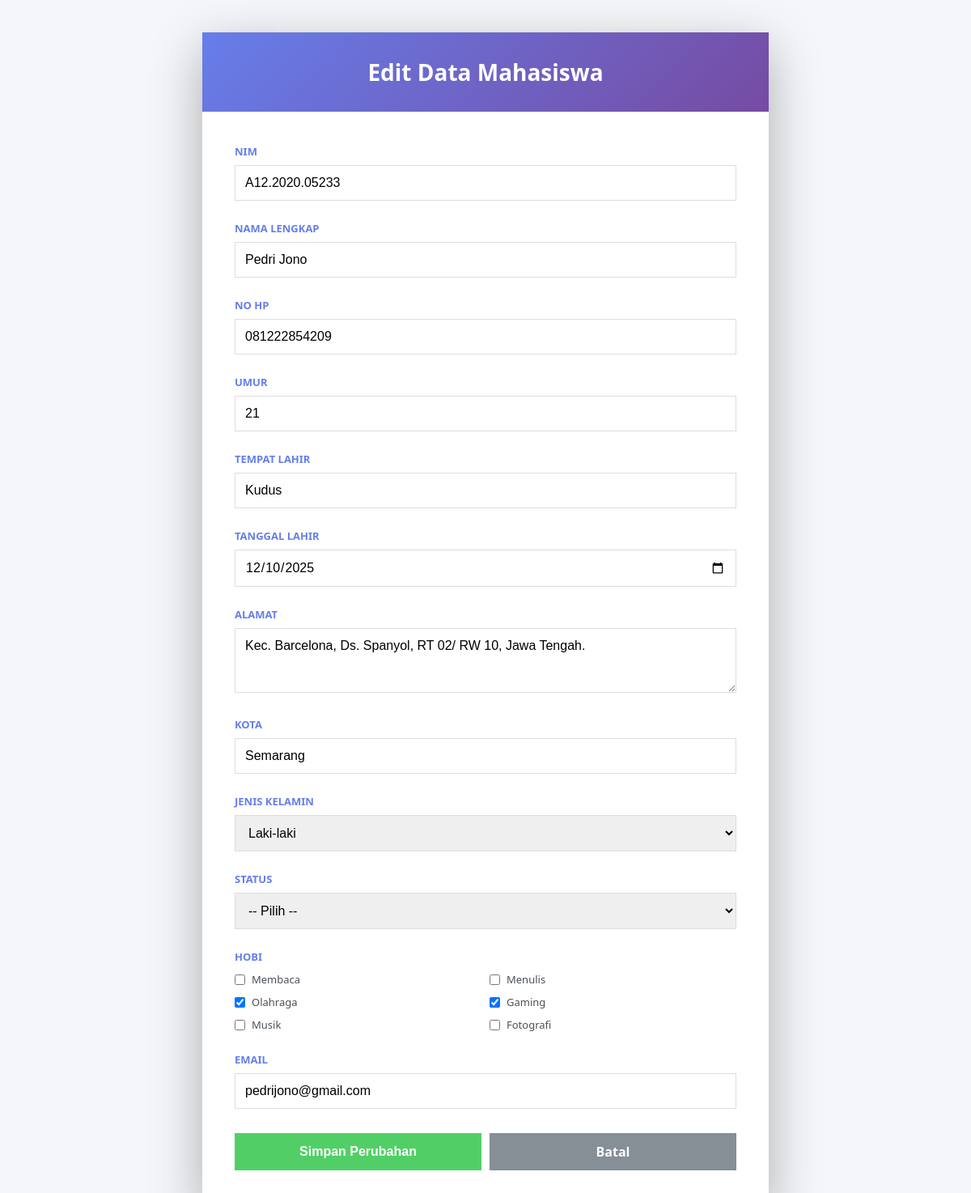
The page /lihatDataMhs.php?id=2&edit=true on the database its author committed.
### tables this page shows
CREATE TABLE `mhs` (
  `id` int NOT NULL,
  `nim` varchar(50) NOT NULL,
  `nama` varchar(200) NOT NULL,
  `no_hp` varchar(50) DEFAULT NULL,
  `umur` int DEFAULT NULL,
  `tempat_lahir` varchar(100) DEFAULT NULL,
  `tanggal_lahir` date DEFAULT NULL,
  `alamat` varchar(1000) DEFAULT NULL,
  `kota` varchar(100) DEFAULT NULL,
  `jk` varchar(50) DEFAULT NULL,
  `status` varchar(50) DEFAULT NULL,
  `hobi` varchar(500) DEFAULT NULL,
  `email` varchar(100) NOT NULL,
  `pass` varchar(255) NOT NULL DEFAULT ''
);

### lihatDataMhs.php (the view, shortened to what this page needs)
<?php
require_once 'connection.php';
$id = isset($_GET['id']) ? (int)$_GET['id'] : 0;
$edit = isset($_GET['edit']) && $_GET['edit'] === 'true' ? true : false;
$sql = "SELECT * FROM mhs WHERE id = ?";
$stmt = mysqli_prepare($conn, $sql);
mysqli_stmt_bind_param($stmt, "i", $id);
mysqli_stmt_execute($stmt);
$result = mysqli_stmt_get_result($stmt);
$row = mysqli_fetch_assoc($result);
?>
<!DOCTYPE html>
<html lang="id">
<head>
</head>
<body>
<div class="container">
    <div class="header">
        <h2><?= $edit ? 'Edit Data Mahasiswa' : 'Detail Data Mahasiswa'; ?></h2>
    </div>
    <div class="content">
        <?php if ($edit): ?>
            <form method="POST" action="updateDataMhs.php">
                <div class="form-group">
                    <label>NIM</label>
                    <input type="text" name="nim" value="<?= htmlspecialchars($row['nim']); ?>" required>
                </div>
                <div class="form-group">
                    <label>Nama Lengkap</label>
                    <input type="text" name="nama" value="<?= htmlspecialchars($row['nama']); ?>" required>
                </div>
                <div class="form-group">
                    <label>No HP</label>
                    <input type="text" name="no_hp" value="<?= htmlspecialchars($row['no_hp']); ?>">
                </div>
                <div class="form-group">
                    <label>Umur</label>
                    <input type="number" name="umur" value="<?= htmlspecialchars($row['umur']); ?>">
                </div>
                <div class="form-group">
                    <label>Tempat Lahir</label>
                    <input type="text" name="tempat_lahir" value="<?= htmlspecialchars($row['tempat_lahir']); ?>">
                </div>
                <div class="form-group">
                    <label>Tanggal Lahir</label>
                    <input type="date" name="tanggal_lahir" value="<?= htmlspecialchars($row['tanggal_lahir']); ?>">
                </div>
                <div class="form-group">
                    <label>Alamat</label>
                    <textarea name="alamat"><?= htmlspecialchars($row['alamat']); ?></textarea>
                </div>
                <div class="form-group">
                    <label>Kota</label>
                    <input type="text" name="kota" value="<?= htmlspecialchars($row['kota']); ?>">
                </div>
                <div class="form-group">
                    <label>Jenis Kelamin</label>
                    <select name="jk">
                        <option value="Laki-laki" <?= $row['jk'] === 'Laki-laki' ? 'selected' : ''; ?>>Laki-laki</option>
                    </select>
                </div>
                <div class="form-group">
                    <label>Status</label>
                    <select name="status">
                        <option value="">-- Pilih --</option>
                    </select>
                </div>
                <div class="form-group">
                    <label>Hobi</label>
                    <div class="checkbox-group">
                        <?php
                        $hobi_options = array('Membaca', 'Menulis', 'Olahraga', 'Gaming', 'Musik', 'Fotografi');
                        $hobi_selected = explode(', ', $row['hobi']);
                        foreach ($hobi_options as $option):
                        ?>
                            <label>
                                <input type="checkbox" name="hobi[]" value="<?= $option; ?>" <?= in_array($option, $hobi_selected) ? 'checked' : ''; ?>>
                                <?= $option; ?>
                            </label>
                        <?php endforeach; ?>
                    </div>
                </div>
                <div class="form-group">
                    <label>Email</label>
                    <input type="email" name="email" value="<?= htmlspecialchars($row['email']); ?>" required>
                </div>
                <div class="action-buttons">
                    <button type="submit" class="btn btn-submit">Simpan Perubahan</button>
                    <a href="lihatDataMhs.php?id=<?= $row['id']; ?>" class="btn btn-cancel">Batal</a>
                </div>
            </form>
        <?php endif; ?>
    </div>
</div>
</body>
</html>

### lihatDataMhs.php (style rules this page uses)
* { margin: 0; padding: 0; box-sizing: border-box; }
body { font-family: 'Segoe UI', Tahoma, Geneva, Verdana, sans-serif; background-color: #f4f6f9; min-height: 100vh; padding: 40px 20px; }
.container { max-width: 700px; margin: 0 auto; background: white; box-shadow: 0 20px 60px rgba(0, 0, 0, 0.3); overflow: hidden; animation: slideUp 0.5s ease-out; }
.header { background: linear-gradient(135deg, #667eea 0%, #764ba2 100%); color: white; padding: 30px; text-align: center; }
.header h2 { font-size: 28px; font-weight: 600; }
.content { padding: 40px; }
.form-group { margin-bottom: 25px; }
.form-group label { display: block; font-weight: 600; color: #667eea; font-size: 13px; text-transform: uppercase; margin-bottom: 8px; }
.form-group input, .form-group select, .form-group textarea { width: 100%; padding: 12px; border: 1px solid #ddd; font-size: 16px; font-family: Arial, sans-serif; }
.form-group textarea { resize: vertical; min-height: 80px; }
.checkbox-group { display: grid; grid-template-columns: repeat(2, 1fr); gap: 10px; margin-top: 10px; }
.checkbox-group label { display: flex; align-items: center; margin: 0; font-weight: normal; text-transform: none; color: #495057; }
.checkbox-group input { width: auto; margin-right: 8px; }
.action-buttons { display: flex; gap: 10px; margin-top: 30px; }
.btn { flex: 1; padding: 12px; border: none; font-size: 16px; font-weight: 600; cursor: pointer; text-decoration: none; text-align: center; transition: all 0.3s ease; }
.btn-submit { background: #51cf66; color: white; }
.btn-cancel { background: #868e96; color: white; }

### rows shown on the page
mhs: nim "A12.2020.05233", nama "Pedri Jono", no_hp "081222854209", umur "21", tempat_lahir "Kudus", tanggal_lahir "12/10/2025", alamat "Kec. Barcelona, Ds. Spanyol, RT 02/ RW 10, Jawa Tengah.", kota "Semarang", jk "Laki-laki", hobi "☑", email "pedrijono@gmail.com"

### other values the page prints
$option "Membaca"
$option "Menulis"
$option "Olahraga"
$option "Gaming"
$option "Musik"
$option "Fotografi"
